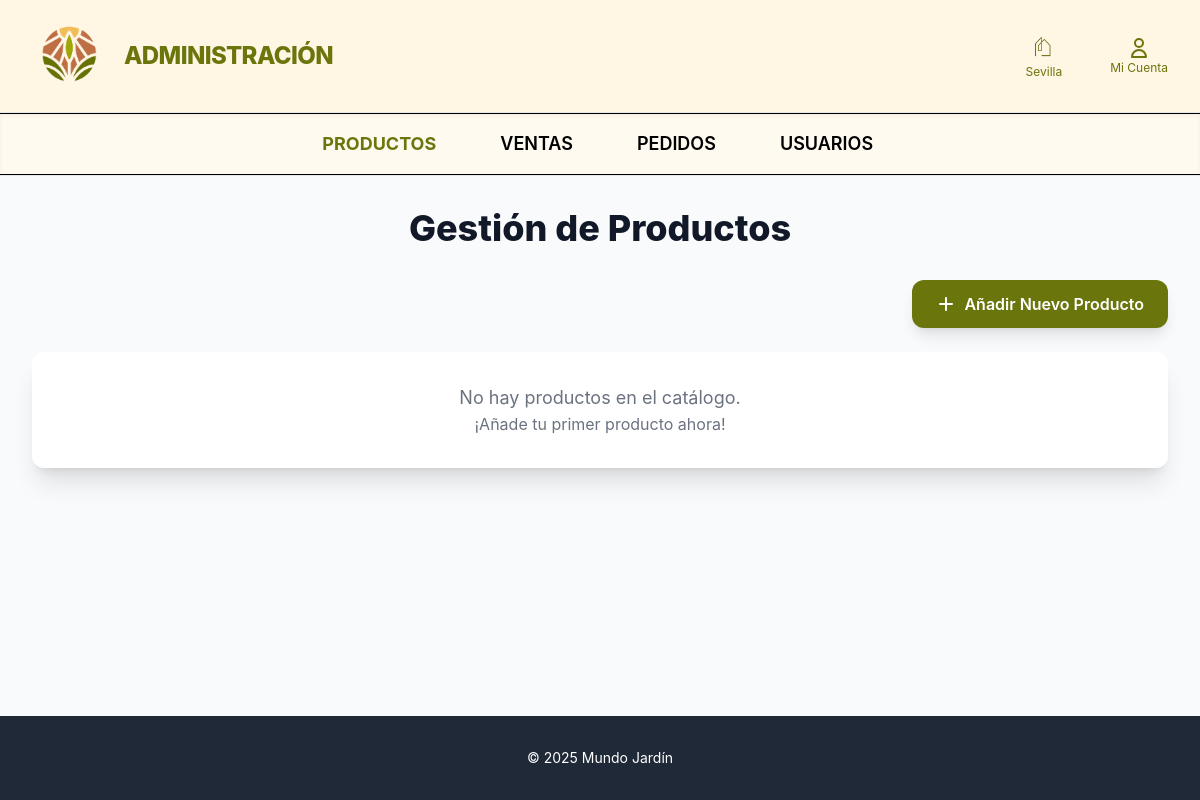
Page /catalogoAdmin/ on the earlier database version.
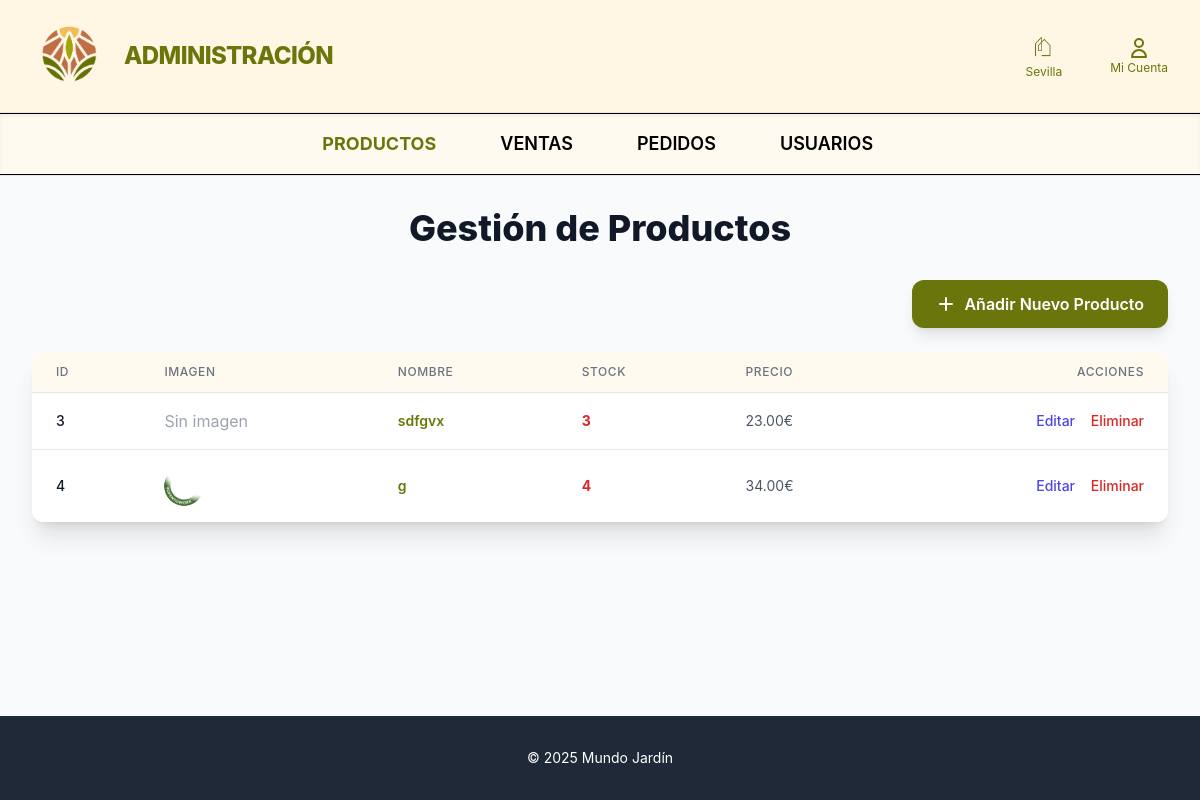
Same page on the later database version.
### home/models.py (models this page shows, shortened)
class Producto(models.Model):
    nombre= models.CharField(max_length=200)
    descripcion= models.TextField()
    departamento= models.CharField(max_length=200)
    seccion=models.CharField(max_length=50, choices=Seccion.choices)
    fabricante=models.CharField(max_length=200)
    categoria=models.CharField(max_length=50, choices=Categoria.choices)
    precio= models.DecimalField(max_digits=10, decimal_places=2)
    stock=models.IntegerField(default=0)
    imagen= models.ImageField(upload_to='', blank=True, null=True)
    esta_agotado= models.BooleanField(default=False)
    esta_destacado= models.BooleanField(default=False)

### catalogo_admin/views.py (the view)
# urls.py: path('', views.lista_productos, name='lista_productos'),
def lista_productos(request):
    productos = Producto.objects.all()
    context = {'productos': productos}
    return render(request, 'catalogo_admin/lista_productos.html', context)

### catalogo_admin/templates/catalogo_admin/lista_productos.html (shortened to what this page needs)
{% extends 'catalogo_admin/base_admin.html' %}
{% load static %}
{% block content %}
<h1 class="text-4xl font-extrabold text-gray-900 mb-8 text-center lm-text-green">Gestión de Productos</h1>
<div class="flex justify-end mb-6">
    <a href="{% url 'anadir_producto' %}"
       class="lm-green text-white px-6 py-3 rounded-xl shadow-lg hover:bg-[#8b9935] transition font-semibold flex items-center space-x-2">
        <svg xmlns="http://www.w3.org/2000/svg" class="h-5 w-5" viewBox="0 0 20 20" fill="currentColor">
            <path fill-rule="evenodd" d="M10 3a1 1 0 011 1v5h5a1 1 0 110 2h-5v5a1 1 0 11-2 0v-5H4a1 1 0 110-2h5V4a1 1 0 011-1z" clip-rule="evenodd" />
        </svg>
        <span>Añadir Nuevo Producto</span>
    </a>
</div>
<div class="bg-white shadow-xl rounded-xl overflow-hidden">
    {% if productos %}
    <table class="min-w-full divide-y divide-gray-200">
        <thead class="lm-bg-light">
            <tr>
                <th scope="col" class="px-6 py-3 text-left text-xs font-medium text-gray-500 uppercase tracking-wider">
                    ID
                </th>
                <th scope="col" class="px-6 py-3 text-left text-xs font-medium text-gray-500 uppercase tracking-wider">
                    Imagen
                </th>
                <th scope="col" class="px-6 py-3 text-left text-xs font-medium text-gray-500 uppercase tracking-wider">
                    Nombre
                </th>
                <th scope="col" class="px-6 py-3 text-left text-xs font-medium text-gray-500 uppercase tracking-wider">
                    Stock
                </th>
                <th scope="col" class="px-6 py-3 text-left text-xs font-medium text-gray-500 uppercase tracking-wider">
                    Precio
                </th>
                <th scope="col" class="px-6 py-3 text-right text-xs font-medium text-gray-500 uppercase tracking-wider">
                    Acciones
                </th>
            </tr>
        </thead>
        <tbody class="bg-white divide-y divide-gray-200">
            {% for producto in productos %}
            <tr>
                <td class="px-6 py-4 whitespace-nowrap text-sm font-medium text-gray-900">
                    {{ producto.pk }}
                </td>
                <td class="px-6 py-4 whitespace-nowrap">
                    {% if producto.imagen %}
                        <img class="h-10 w-10 rounded-full object-cover"
                             src="{{ producto.imagen.url }}"
                             alt="{{ producto.nombre }}">
                    {% else %}
                        <span class="text-gray-400">Sin imagen</span>
                    {% endif %}
                </td>
                <td class="px-6 py-4 whitespace-nowrap text-sm text-gray-800">
                    <a href="{% url 'mostrar_producto' pk=producto.pk %}"
                    class="font-semibold lm-text-green hover:underline">
                        {{ producto.nombre }}
                    </a>
                </td>
                <td class="px-6 py-4 whitespace-nowrap text-sm {% if producto.stock <= 5 %}text-red-600 font-bold{% else %}text-gray-600{% endif %}">
                    {{ producto.stock }}
                </td>
                <td class="px-6 py-4 whitespace-nowrap text-sm text-gray-600">
                    {{ producto.precio }}€
                </td>
                <td class="px-6 py-4 whitespace-nowrap text-right text-sm font-medium space-x-3">
                    <a href="{% url 'editar_producto' pk=producto.pk %}"
                       class="text-indigo-600 hover:text-indigo-900 transition">
                        Editar
                    </a>
                    <a href="{% url 'eliminar_producto' pk=producto.pk %}"
                       class="text-red-600 hover:text-red-900 transition">
                        Eliminar
                    </a>
                </td>
            </tr>
            {% endfor %}
        </tbody>
    </table>
    {% else %}
    <div class="p-8 text-center">
        <p class="text-gray-500 text-lg">No hay productos en el catálogo.</p>
        <p class="text-gray-500">¡Añade tu primer producto ahora!</p>
    </div>
    {% endif %}
</div>
{% endblock %}

### catalogo_admin/templates/catalogo_admin/base_admin.html (shortened to what this page needs)
{% load static %}
<!DOCTYPE html>
<html lang="es">
<head>
    <script src="https://cdn.tailwindcss.com"></script>
</head>
<body class="bg-gray-50 flex flex-col min-h-screen">
    <header class="border-b border-gray-200 sticky top-0 z-50 bg-white">
    <div class="bg-[#fff6e4] border-b border-gray-200">
        <div class="max-w-7xl mx-auto px-4 sm:px-6 lg:px-8 py-4 flex items-center justify-between">
            <a href="{% url 'lista_productos' %}" class="flex items-center text-2xl font-extrabold lm-text-green tracking-tight flex-shrink-0 mr-5">
                <img src="{% static 'logo.png' %}"
                    alt="Logo Mundo Jardín"
                    class="h-20 w-20 mr-3 rounded-full">
                ADMINISTRACIÓN
            </a>
            <div class="flex items-center space-x-6 flex-shrink-0">
                <a href="#" class="flex flex-col items-center text-[#6a760c] mr-6">
                    <img src="{% static 'i1.png' %}"
                        alt="Ubicación"
                        class="h-7 w-7 mb-1 rounded-full">
                    <span class="text-xs">Sevilla</span>
                </a>
                <a href="#" class="flex flex-col items-center text-[#6a760c] hover:text-[#bf7149] transition hidden sm:flex">
                    <svg xmlns="http://www.w3.org/2000/svg" class="h-6 w-6" fill="none" viewBox="0 0 24 24" stroke="currentColor">
                        <path stroke-linecap="round" stroke-linejoin="round" stroke-width="2"
                                d="M16 7a4 4 0 11-8 0 4 4 0 018 0zM12 14a7 7 0 00-7 7h14a7 7 0 00-7-7z"/>
                    </svg>
                    <span class="text-xs">Mi Cuenta</span>
                </a>
            </div>
        </div>
    </div>
    <nav class="lm-bg-light border-t border-b border-black shadow-inner">
        <ul class="flex justify-center space-x-12 sm:space-x-16 py-4 text-lg font-semibold text-black">
            <li><a href="{% url 'lista_productos' %}" class="hover:underline {% if request.resolver_match.url_name == 'lista_productos' or request.resolver_match.url_name == 'anadir_producto' %}lm-text-green font-bold{% endif %}">
                PRODUCTOS
            </a></li>
            <li><a href="#" class="hover:underline">VENTAS</a></li>
            <li><a href="#" class="hover:underline">PEDIDOS</a></li>
            <li><a href="#" class="hover:underline">USUARIOS</a></li>
        </ul>
    </nav>
    </header>
    <main class="flex-grow py-8">
        <div class="max-w-7xl mx-auto px-4 sm:px-6 lg:px-8">
            {% block content %}
            {% endblock %}
        </div>
    </main>
    <footer class="bg-gray-800 text-white mt-12">
        <div class="max-w-7xl mx-auto px-4 sm:px-6 lg:px-8 py-8 text-center text-sm">
            © 2025 Mundo Jardín
        </div>
    </footer>
</body>
</html>

### catalogo_admin/templates/catalogo_admin/base_admin.html (style rules this page uses)
body { font-family: 'Inter', sans-serif; }
.lm-green { background-color: #6a760c; }
.lm-text-green { color: #6a760c; }
.lm-bg-light { background-color: #fffaf0; }

Differences in the rows shown:
added Producto: pk "3", imagen "Sin imagen", nombre "sdfgvx", stock "3", precio "23.00"
added Producto: pk "4", imagen (picture), nombre "g", stock "4", precio "34.00"
Other differences:
text no longer shown: "No hay productos en el catálogo. ¡Añade tu primer producto ahora!"
text now shown: "ID IMAGEN NOMBRE STOCK PRECIO ACCIONES"
